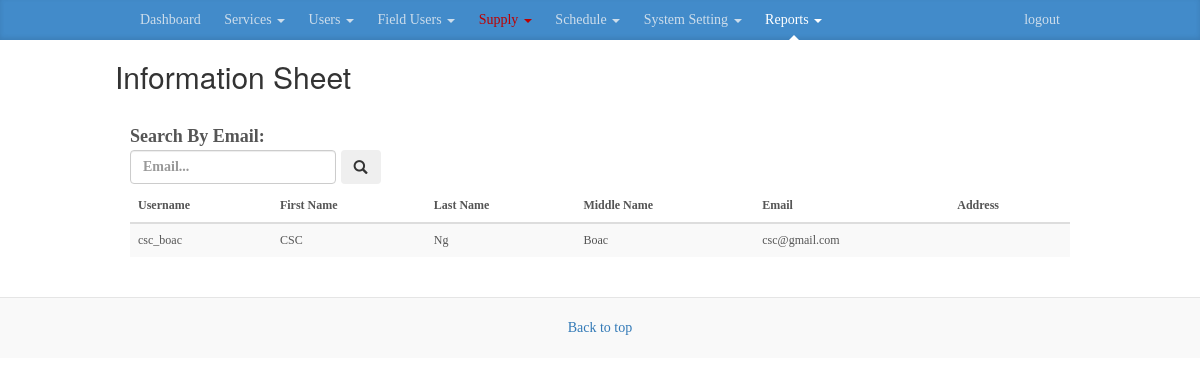
The page /information_sheet_report.php?active=reports (signed in) on the database its author committed.
### tables this page shows
CREATE TABLE `user` (
  `id` int(11) NOT NULL,
  `username` varchar(255) NOT NULL,
  `password` varchar(255) NOT NULL,
  `email` varchar(255) NOT NULL,
  `date_registered` timestamp NOT NULL DEFAULT CURRENT_TIMESTAMP,
  `deleted` tinyint(1) NOT NULL DEFAULT '0',
  `type` varchar(255) NOT NULL,
  `status` int(11) DEFAULT '0',
  `note` varchar(255) DEFAULT NULL,
  `requirement` text,
  `branch_id` int(11) DEFAULT NULL
);

CREATE TABLE `info` (
  `id` int(11) NOT NULL,
  `firstname` varchar(255) NOT NULL,
  `lastname` varchar(255) NOT NULL,
  `middlename` varchar(255) NOT NULL,
  `age` varchar(255) NOT NULL,
  `sex` varchar(255) NOT NULL,
  `dob` date NOT NULL,
  `religion` varchar(255) NOT NULL,
  `address` varchar(255) NOT NULL,
  `nationality` varchar(255) NOT NULL,
  `weight` varchar(255) NOT NULL,
  `height` varchar(255) NOT NULL,
  `userid` int(11) DEFAULT NULL,
  `civil_status` varchar(255) DEFAULT NULL,
  `pob` varchar(255) DEFAULT NULL,
  `membership_type` varchar(255) DEFAULT NULL,
  `consumer_type` varchar(255) DEFAULT NULL,
  `photo` varchar(255) DEFAULT NULL,
  `contact_number` varchar(255) DEFAULT NULL,
  `brgy` varchar(255) DEFAULT NULL,
  `municipality` varchar(255) DEFAULT NULL
);

### backend/model.php (called while the page is built, shortened)
<?php
class Model {
	protected $db;
	public function __construct(){
		$server 	= "localhost";
		$db 		= "meralco";
		$username 	= "root";
		$charset 	= "utf8";
		$password 	= "";
		$db = new PDO("mysql:host=$server;dbname=$db;charset=$charset", $username, $password);
		$this->db = $db;
		$x = $this->getAllActiveLineman();
		$this->getSetting();
	}
	public function getAllActiveLineman(){
		$records = array();
		$branch = $this->getBranchById($_SESSION['user']['branch_id']);
		$branch = $branch['municipality'];
		$stmnt   = $this->db->prepare("
				SELECT t1.id,CONCAT(t2.firstname,' ',t2.lastname) as name FROM user t1
				left join info t2 on t1.id = t2.userid
				WHERE t1.type = ?
				AND t2.municipality LIKE '%".$branch."%'
				AND t1.deleted = 0
			");
		$stmnt->execute(array("line_man"));
		while($row = $stmnt->fetch()){
			$records[] = $row;
		}
		return $records;
	}
	public function getSetting(){
		return  $this->db->query("SELECT * FROM setting LIMIT 1")->fetch();
	}
	public function getBranchById($id){
		$stmnt =  $this->db->prepare("
				SELECT *
				FROM branch
				where id = ?
				LIMIT 1
			");
		$stmnt->execute(array($id));
		return $stmnt->fetch();
	}
	public function getAllUsers($linespectorOnly = false, $type = false){
		$branchId = $_SESSION['user']['branch_id'];
		$userMunicipality = $this->getBranchById($branchId);
		$records = array();
		if($linespectorOnly === true){
			$stmnt 		= $this->db->query("
				SELECT t1.id as 'mainId',t1.*,t2.*,t3.name as 'branch'
				FROM user t1
				LEFT JOIN info t2 ON t1.id = t2.userid
				LEFT JOIN branch t3 ON t1.branch_id = t3.id
				WHERE t1.type = '".$type."'
				AND t2.municipality = '".$userMunicipality['municipality']."'
			");
		} else {
			$stmnt 		= $this->db->query("
				SELECT t1.id as 'mainId',t1.*,t2.*,t3.name as 'branch'
				FROM user t1
				LEFT JOIN info t2 ON t1.id = t2.userid
				LEFT JOIN branch t3 ON t1.branch_id = t3.id
				WHERE t1.type not in('admin', 'applicant','inspector','line_man')
				AND t2.municipality = '".$userMunicipality['municipality']."'
			");
		}
		while($row = $stmnt->fetch()){
			$records[] = $row;
		}
		return $records;
	}
}

### backend/process.php (called while the page is built)
<?php
      include_once "model.php";
      $model = new Model();

### information_sheet_report.php (the view, shortened to what this page needs)
<!DOCTYPE html>
<html lang="en">
  <head>
    <link href="css/bootstrap.min.css" rel="stylesheet">
    <link href="css/blog.css" rel="stylesheet">
  </head>
  <body>
    <?php include_once "header.php"; ?>
    <div class="container">
      <br>
      <div class="row">
      <h2>Information Sheet</h2>
      <br>
        <div class="columns col-lg-12 blog-main">
          <label>Search By Email:
            <input type="text" id="email" class="form-control" placeholder="Email..."/>
          </label>
          <button id="searchEmail" class="btn"> <span class="glyphicon glyphicon-search"></span></button>
        </div>
        <div class="columns col-lg-12 blog-main">
          <div class="table-responsive">
            <?php $users = $model->getAllUsers(); ?>
            <table class="table table-hovered table-striped" id="result">
              <thead>
                <tr>
                  <th>Username</th>
                  <th>First Name</th>
                  <th>Last Name</th>
                  <th>Middle Name</th>
                  <th>Email</th>
                  <th>Address</th>
                </tr>
              </thead>
              <tbody>
                <?php foreach($users as $idx => $u): ?>
                <tr class="preview" data-id="<?= $u['mainId'];?>">
                  <td><?= $u['username'];?></td>
                  <td><?= $u['firstname'];?></td>
                  <td><?= $u['lastname'];?></td>
                  <td><?= $u['middlename'];?></td>
                  <td><?= $u['email'];?></td>
                  <td><?= $u['address'];?></td>
                </tr>
                <?php endforeach ?>
              </tbody>
            </table>
          </div>
        </div>
      </div>
    </div>
    <footer class="blog-footer">
      <p>
        <a href="#">Back to top</a>
      </p>
    </footer>
  </body>
</html>

### css/blog.css (style rules this page uses)
body { font-family: Georgia, "Times New Roman", Times, serif; color: #555; }
h1, .h1, h2, .h2, h3, .h3, h4, .h4, h5, .h5, h6, .h6,button { margin-top: 0; font-family: "Helvetica Neue", Helvetica, Arial, sans-serif; font-weight: normal; color: #333; }
@media (min-width: 1200px) { .container { width: 970px; } }
.blog-main { font-size: 18px; line-height: 1.5; }
.blog-footer { margin-top: 20px; padding: 20px 0; color: #999; text-align: center; background-color: #f9f9f9; border-top: 1px solid #e5e5e5; }
.blog-footer p:last-child { margin-bottom: 0; }
table { font-size: 12px; font-family: 'tahoma'; }

### information_sheet_report.php (style rules this page uses)
tr { cursor: pointer; }

### rows shown on the page
user: username "csc_boac", info.firstname "CSC", info.lastname "Ng", info.middlename "Boac", email "csc@gmail.com"
